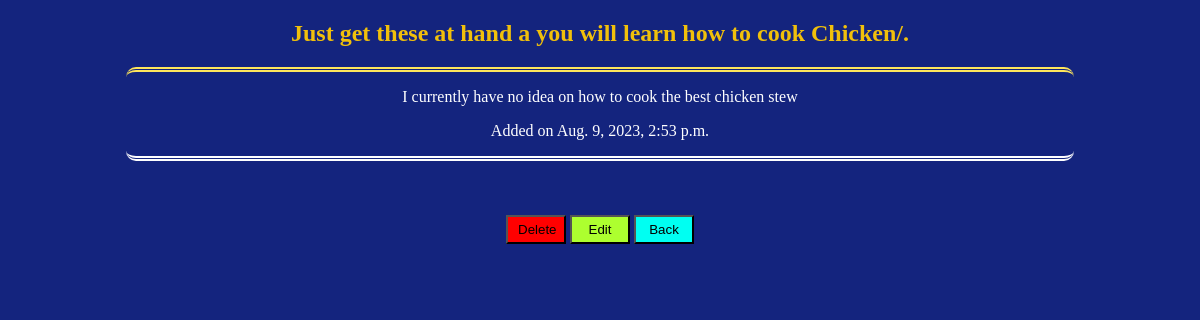
Screenshot of /myrecipes/5 with the database file from the repository.
### cookingrecipes/models.py (models this page shows, shortened)
class Recipe(models.Model):
    title = models.CharField(blank=False, max_length=100)
    description = models.TextField(blank=False)
    added = models.DateTimeField(auto_now=True)
    updated = models.DateField(blank=True)

### cookingrecipes/views.py (the view)
# urls.py: path('myrecipes/<int:id>', views.viewRecipe),
def viewRecipe(request, id):
    recipe = Recipe.objects.get(pk=id)
    return render(request, 'recipes/details.html', {"recipe":recipe})

### cookingrecipes/templates/recipes/details.html (shortened to what this page needs)
<!DOCTYPE html>
<html lang="en">
<head>
</head>
<body>
    <div class="recipedetails">
        <h2>Just get these at hand a you will learn how to cook {{recipe.title}}.</h2>
        <div class="details">
            <p>{{recipe.description}}</p>
        <p>Added on {{recipe.added}}</p>
        </div>
    </div><br><br><br>
    <div class="buttons">
        <button style="background-color: red;"><a href='/myrecipes/delete/{{recipe.id}}'>Delete</a></button>
        <button style="background-color: greenyellow;"><a href='/myrecipes/updateRecipe/{{recipe.id}}'>Edit</a></button>
        <button style="background-color: rgb(0, 255, 242);"><a href="/myrecipes/">Back</a></button>
    </div>
</body>
</html>

### cookingrecipes/templates/recipes/mystyles.html (style rules this page uses)
body { text-align: center; background-color: #14247e; color: rgb(241, 192, 11); }
a { color: black; text-decoration: none; }
.details { color:#ffffff; width: 80%; height: auto; margin-left: 10%; margin-right: 10%; border-width: 5px; border-bottom:5px double white; border-top:5px double #ffe65b; border-bottom-right-radius: 10px; border-bottom-left-radius: 10px; border-top-right-radius: 10px; border-top-left-radius: 10px; }
button { padding: 5px 10px 5px 10px; width: 60px; }

### rows the page displays
Recipe: title "Chicken/", description "I currently have no idea on how to cook the best chicken stew", added "Aug. 9, 2023, 2:53 p.m."
